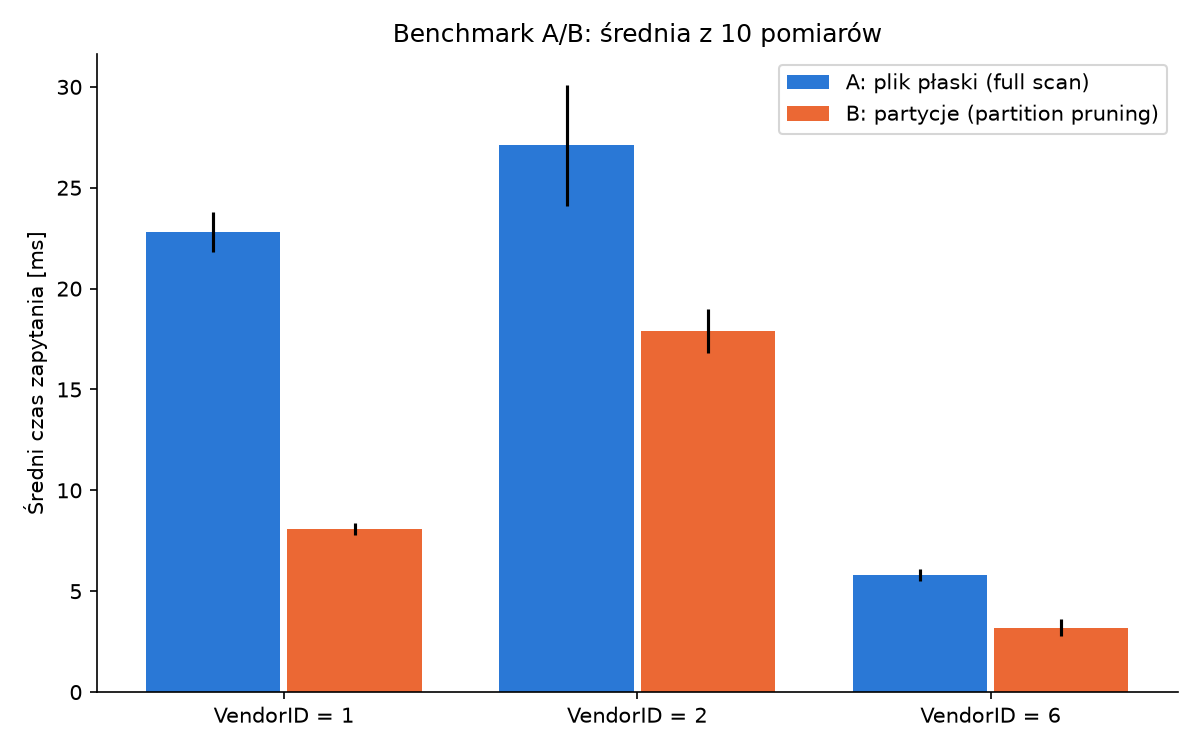

Write Python code to recreate this figure.
import statistics
import time

import duckdb
import matplotlib.pyplot as plt
import polars as pl

FLAT = "'data/lakehouse/flat/trips.parquet'"
PARTITIONED = "read_parquet('data/lakehouse/partitioned/**/*.parquet', hive_partitioning = true)"
POWTORZENIA = 10
DOSTAWCY = [1, 2, 6]

con = duckdb.connect()


def zapytanie(zrodlo, vendor_id):
    return f"""
        SELECT
            pickup_hour,
            AVG(trip_distance) AS sredni_dystans,
            AVG(tip_amount)    AS sredni_napiwek
        FROM {zrodlo}
        WHERE VendorID = {vendor_id}
        GROUP BY pickup_hour
        ORDER BY pickup_hour
    """


def zmierz(sql):
    con.sql(sql).fetchall()
    czasy = []
    for _ in range(POWTORZENIA):
        start = time.perf_counter()
        con.sql(sql).fetchall()
        czasy.append((time.perf_counter() - start) * 1000)
    return statistics.mean(czasy), statistics.stdev(czasy)


wyniki = []
for vendor_id in DOSTAWCY:
    sredni_a, odch_a = zmierz(zapytanie(FLAT, vendor_id))
    sredni_b, odch_b = zmierz(zapytanie(PARTITIONED, vendor_id))
    wyniki.append({
        "VendorID": vendor_id,
        "A_plaski_ms": round(sredni_a, 1),
        "A_odch_ms": round(odch_a, 1),
        "B_partycje_ms": round(sredni_b, 1),
        "B_odch_ms": round(odch_b, 1),
        "zysk_proc": round((sredni_a - sredni_b) / sredni_a * 100, 1),
    })

tabela = pl.DataFrame(wyniki)
print(tabela)

plan = con.sql("EXPLAIN ANALYZE " + zapytanie(PARTITIONED, 1)).fetchall()[0][1]
print(plan)

x = list(range(len(DOSTAWCY)))
fig, ax = plt.subplots(figsize=(8, 5))
ax.bar([i - 0.2 for i in x], tabela["A_plaski_ms"], width=0.38, yerr=tabela["A_odch_ms"],
       color="#2a78d6", label="A: plik płaski (full scan)")
ax.bar([i + 0.2 for i in x], tabela["B_partycje_ms"], width=0.38, yerr=tabela["B_odch_ms"],
       color="#eb6834", label="B: partycje (partition pruning)")
ax.set_xticks(x, [f"VendorID = {v}" for v in DOSTAWCY])
ax.set_ylabel("Średni czas zapytania [ms]")
ax.set_title(f"Benchmark A/B: średnia z {POWTORZENIA} pomiarów")
ax.legend()
ax.spines[["top", "right"]].set_visible(False)
fig.tight_layout()
fig.savefig("benchmark.png", dpi=150)
print("Zapisano wykres: benchmark.png")
